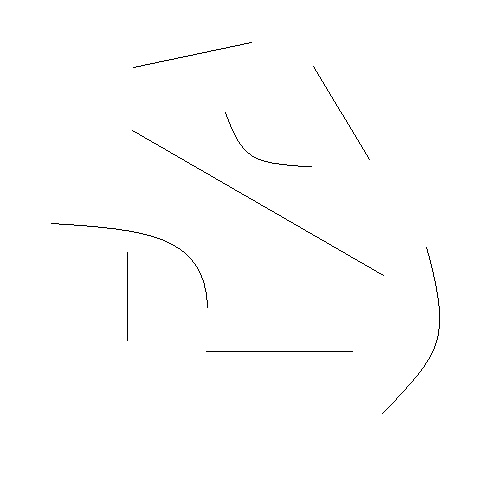
#> input picture 直线检测/test.png, 500 x 500 px
$ python main.py
#> lines starting #> are read from the running program, lines starting #| are printed output that depends on the picture; after the words box and inside, x2 and y2 are one past the last pixel; in counts of white or black regions, pixels touching at a corner belong together
from PIL import Image, ImageDraw
import math
import numpy as np


def is_black(pixel):
    return pixel == 0


def distance(p1, p2):
    x1, y1 = p1
    x2, y2 = p2
    return math.sqrt((x2 - x1) ** 2 + (y2 - y1) ** 2)


def dfs(x, y, visited, adjacent_pixels):
    directions = [(-1, -1), (-1, 0), (-1, 1),
                  (0, -1),           (0, 1),
                  (1, -1),  (1, 0),  (1, 1)]

    visited.add((x, y))
    adjacent_pixels.append((x, y))

    for dx, dy in directions:
        new_x, new_y = x + dx, y + dy
        if (0 <= new_x < width and
                0 <= new_y < height and
                (new_x, new_y) not in visited and
                is_black(pixels[new_x, new_y])):
            dfs(new_x, new_y, visited, adjacent_pixels)


def extract_adjacent_pixels(start_x, start_y):
    visited = set()
    adjacent_pixels = []
    dfs(start_x, start_y, visited, adjacent_pixels)
    return adjacent_pixels


def fit_line_ransac(points, iterations=20, threshold=5, point_pect=0.75):
    best_line = None
    best_inliers = []
    num_points = len(points)

    for _ in range(iterations):
        sample_indices = np.random.choice(num_points, 2, replace=False)
        sample_points = [points[i] for i in sample_indices]
        x1, y1 = sample_points[0]
        x2, y2 = sample_points[1]

        if (x1==x2):
            m, c = 0, 0
            distances = [abs(x - x1) for x, y in points]
        else:
            m = (y2 - y1) / (x2 - x1)
            c = y1 - m * x1
            distances = [abs(m * x - y + c) / np.sqrt(m ** 2 + 1) for x, y in points]

        inliers = [points[i] for i, distance in enumerate(distances) if distance < threshold]

        if len(inliers) > len(best_inliers):
            best_line = (m, c)
            best_inliers = inliers

        if len(best_inliers) < len(points)*point_pect:
            return False
        else:
            return True


def main():
    image = Image.open("test.png")
#> image is the input picture: PIL image 500x500 RGBA; mean R, G, B, A 253.8, 253.8, 253.8, 255
    image_draw = image.copy()
    gray_image = image.convert('L')
#> gray_image: PIL image 500x500 L; 99.5% white; black in thin lines or dots, all inside (x1, y1, x2, y2) = (51, 42, 440, 414)
    global width, height
    width, height = gray_image.size
#> width = 500; height = 500
    line_positions = []
    global pixels
    pixels = gray_image.load()
    line_tmp = []
    line_result = []

    for y in range(height):
        for x in range(width):
            if is_black(pixels[x, y]):
                line_tmp.append((x, y))

    while len(line_tmp) > 10:
        start_x, start_y = line_tmp[0][0], line_tmp[0][1]
        adjacent_pixels = extract_adjacent_pixels(start_x, start_y)
        line_tmp = [coord for coord in line_tmp if coord not in adjacent_pixels]
        line_positions.append(adjacent_pixels)
#> after the loop, line_tmp = []

    for i in range(len(line_positions)):
        if fit_line_ransac(line_positions[i]):
            line_positions[i].sort()
            line_result.append(line_positions[i])

    draw = ImageDraw.Draw(image_draw)
    color = (0, 255, 0)
    thickness = 2

    for i in range(len(line_result)):
        draw.line((line_result[i][0], line_result[i][-1]), fill=color, width=thickness)

    print("直线共计{}条".format(len(line_result)))
#| 直线共计5条
    print("直线位置和长度：")
    for line in line_result:
        start_point = line[0]
        end_point = line[-1]
        length = np.sqrt((end_point[0] - start_point[0]) ** 2 + (end_point[1] - start_point[1]) ** 2)
        print("起点：{}，终点：{}，长度：{:.2f}".format(start_point, end_point, length))

    image_draw.save('result.png')
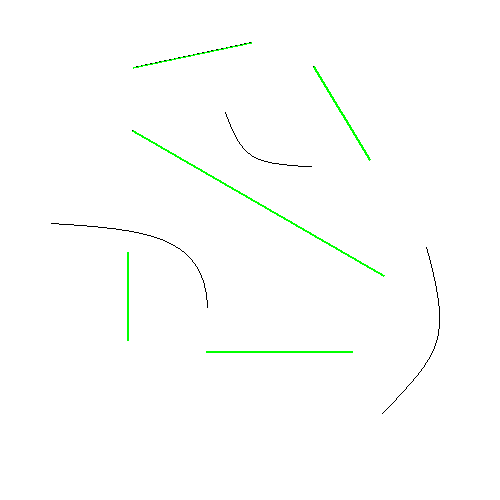
#> saved as result.png: PIL image 500x500 RGBA; mean R, G, B, A 253, 254.5, 253, 255
    image_draw.show()


if __name__ == "__main__":
    main()
